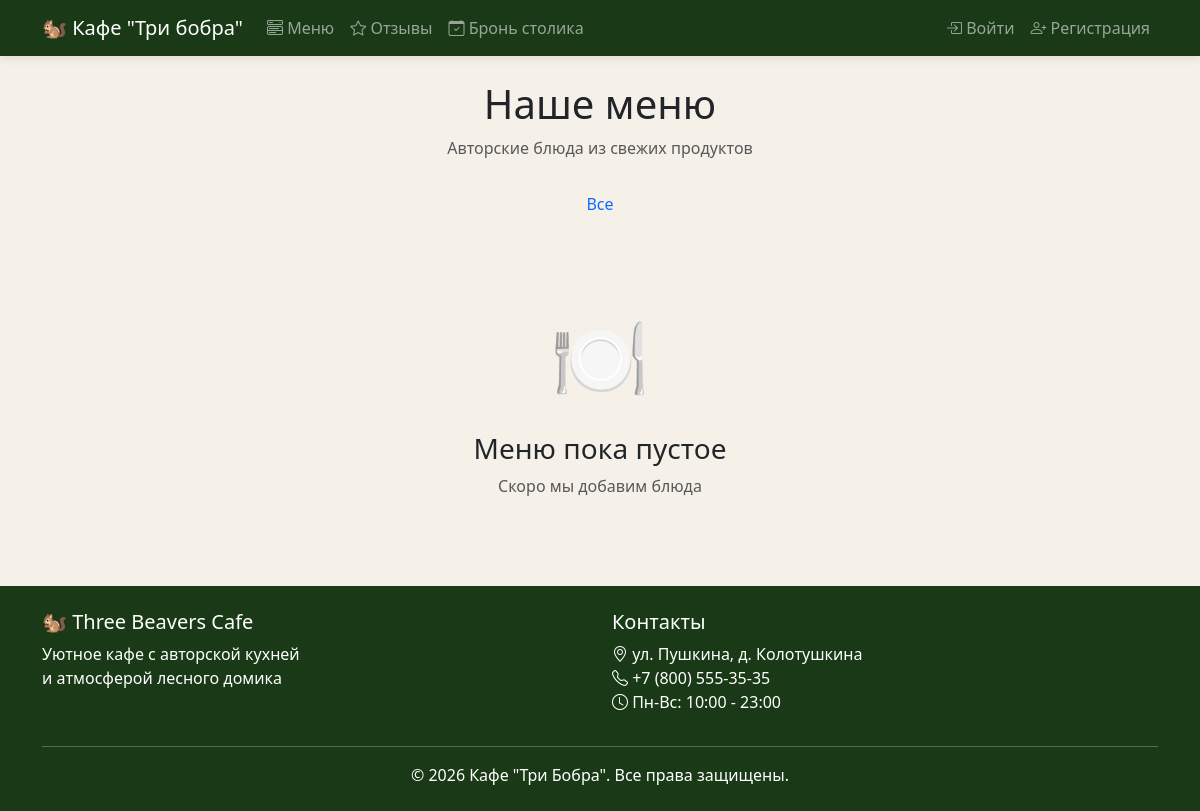
Page /menu?category=2 on the earlier database version.
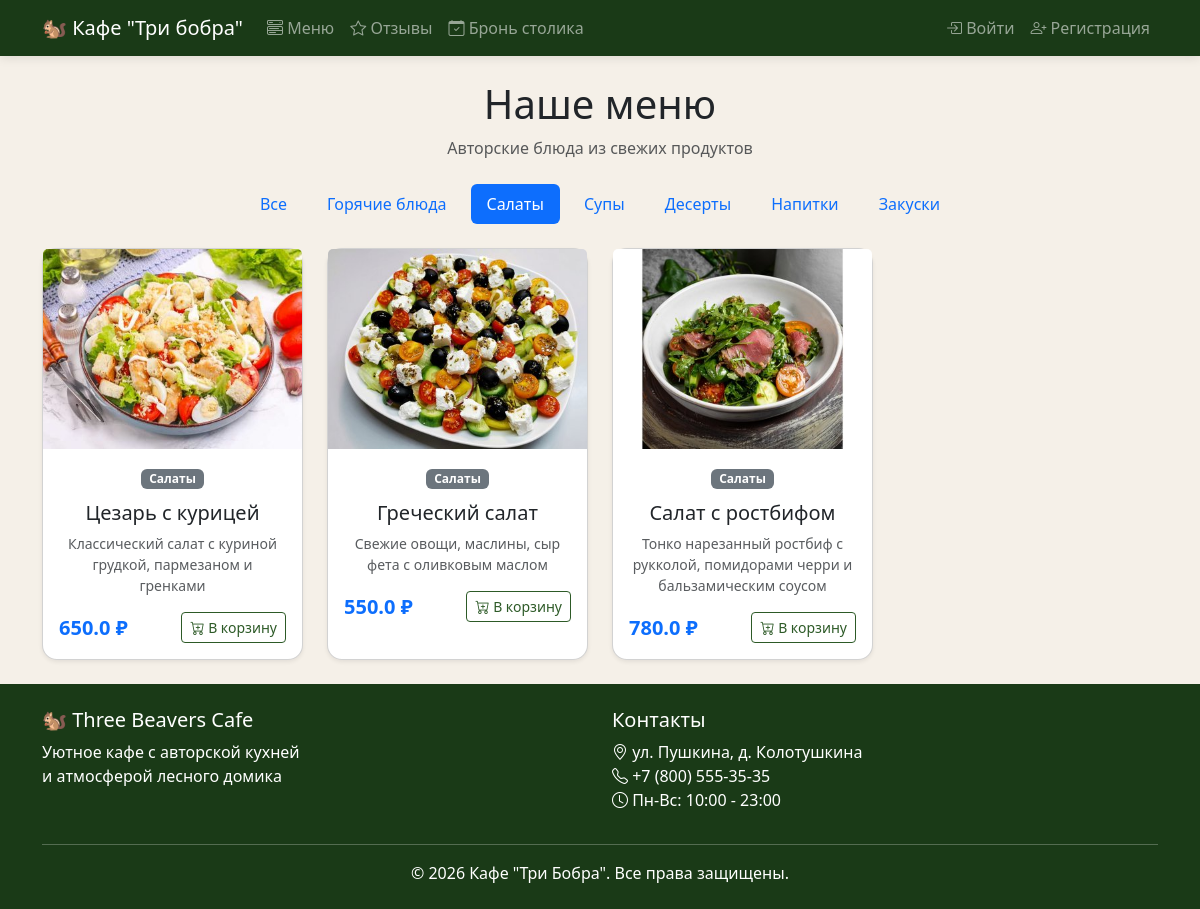
Same page on the later database version.
### models.py (models this page shows)
class Category(db.Model):
    id = db.Column(db.Integer, primary_key=True)
    name = db.Column(db.String(50), unique=True, nullable=False)
    items = db.relationship('MenuItem', backref='category', lazy=True)

class MenuItem(db.Model):
    id = db.Column(db.Integer, primary_key=True)
    name = db.Column(db.String(100), nullable=False)
    description = db.Column(db.Text, nullable=True)
    price = db.Column(db.Float, nullable=False)
    image_url = db.Column(db.String(300), default='default-food.jpg')
    available = db.Column(db.Boolean, default=True)
    category_id = db.Column(db.Integer, db.ForeignKey('category.id'), nullable=False)

### routes/menu.py (the view)
@menu_bp.route('/menu')
def menu():
    category_id = request.args.get('category', type=int)
    if category_id:
        items = MenuItem.query.filter_by(available=True, category_id=category_id).all()
    else:
        items = MenuItem.query.filter_by(available=True).all()
    categories = Category.query.all()
    cart_count = 0
    if current_user.is_authenticated:
        cart_count = sum(item.quantity for item in current_user.cart_items)
    return render_template('menu.html', items=items, categories=categories, cart_count=cart_count)

### templates/menu.html (shortened to what this page needs)
{% extends "base.html" %}
{% block content %}
<div class="container">
    <h1 class="text-center mb-2">Наше меню</h1>
    <p class="text-center text-muted mb-4">Авторские блюда из свежих продуктов</p>
    <div class="row mb-4">
        <div class="col">
            <nav class="nav nav-pills justify-content-center flex-wrap gap-2">
                <a class="nav-link {% if not request.args.get('category') %}active{% endif %}"
                   href="{{ url_for('menu.menu') }}">Все</a>
                {% for category in categories %}
                <a class="nav-link {% if request.args.get('category')|int == category.id %}active{% endif %}"
                   href="{{ url_for('menu.menu', category=category.id) }}">
                    {{ category.name }}
                </a>
                {% endfor %}
            </nav>
        </div>
    </div>
    <div class="row g-4">
        {% if items %}
            {% for item in items %}
            <div class="col-md-3">
                <div class="card h-100 shadow-sm">
                    <img src="{{ url_for('static', filename='images/menu/' + item.image_url) }}"
                         class="card-img-top" alt="{{ item.name }}"
                         style="height: 200px; object-fit: cover;">
                    <div class="card-body text-center">
                        <span class="badge bg-secondary mb-2">{{ item.category.name }}</span>
                        <h5 class="card-title mt-1">{{ item.name }}</h5>
                        <p class="card-text text-muted small">{{ item.description }}</p>
                        <div class="d-flex justify-content-between align-items-center mt-3">
                            <span class="fw-bold text-primary fs-5">{{ item.price }} ₽</span>
                            {% if current_user.is_authenticated %}
                            <button class="btn btn-sm btn-outline-primary add-to-cart-ajax" data-id="{{ item.id }}">
                                <i class="bi bi-cart-plus"></i> В корзину
                            </button>
                            {% else %}
                            <a href="{{ url_for('auth.login') }}" class="btn btn-sm btn-outline-primary">
                                <i class="bi bi-cart-plus"></i> В корзину
                            </a>
                            {% endif %}
                        </div>
                    </div>
                </div>
            </div>
            {% endfor %}
        {% else %}
            <div class="col-12 text-center py-5">
                <span style="font-size: 80px;">🍽️</span>
                <h3 class="mt-3">Меню пока пустое</h3>
                <p class="text-muted">Скоро мы добавим блюда</p>
            </div>
        {% endif %}
    </div>
</div>
{% endblock %}

Differences in the rows shown:
added Category: name "Горячие блюда"
added Category: name "Салаты"
added Category: name "Супы"
added Category: name "Десерты"
added Category: name "Напитки"
added Category: name "Закуски"
added MenuItem: image_url (picture), category.name "Салаты", name "Цезарь с курицей", description "Классический салат с куриной грудкой, пармезаном и гренками", price "650.0"
added MenuItem: image_url (picture), category.name "Салаты", name "Греческий салат", description "Свежие овощи, маслины, сыр фета с оливковым маслом", price "550.0"
added MenuItem: image_url (picture), category.name "Салаты", name "Салат с ростбифом", description "Тонко нарезанный ростбиф с рукколой, помидорами черри и бальзамическим соусом", price "780.0"
Other differences:
text no longer shown: "🍽️ Меню пока пустое Скоро мы добавим блюда"
